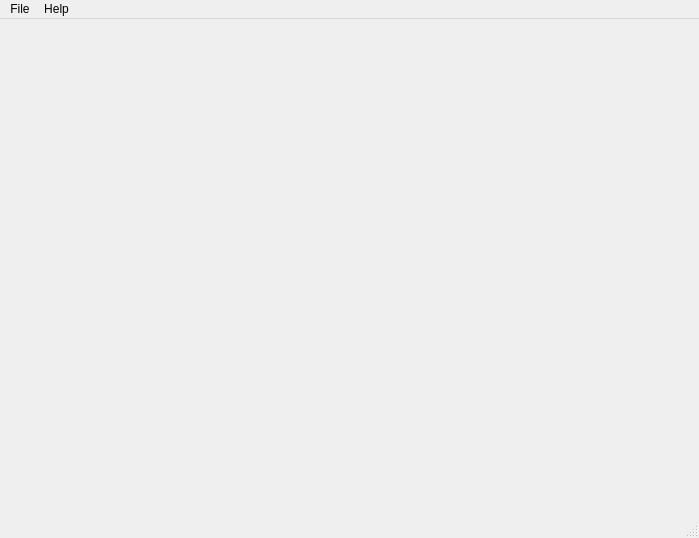
<?xml version="1.0" encoding="UTF-8"?>
<ui version="4.0">
 <class>MainWindow</class>
 <widget class="QMainWindow" name="MainWindow">
  <property name="geometry">
   <rect>
    <x>0</x>
    <y>0</y>
    <width>699</width>
    <height>538</height>
   </rect>
  </property>
  <property name="windowTitle">
   <string>MainWindow</string>
  </property>
  <property name="styleSheet">
   <string notr="true">QSlider::handle:horizontal {
	height: 18px;
}
QSlider::groove:horizontal {
	height: 18px;
}</string>
  </property>
  <widget class="QWidget" name="centralwidget"/>
  <widget class="QMenuBar" name="menubar">
   <property name="geometry">
    <rect>
     <x>0</x>
     <y>0</y>
     <width>699</width>
     <height>21</height>
    </rect>
   </property>
   <widget class="QMenu" name="menuFile">
    <property name="title">
     <string>File</string>
    </property>
    <widget class="QMenu" name="menuOpen">
     <property name="title">
      <string>Open</string>
     </property>
     <addaction name="actionFile"/>
     <addaction name="actionURL"/>
    </widget>
    <addaction name="menuOpen"/>
    <addaction name="actionClose"/>
    <addaction name="separator"/>
    <addaction name="actionExit"/>
   </widget>
   <widget class="QMenu" name="menuHelp">
    <property name="title">
     <string>Help</string>
    </property>
    <addaction name="actionAbout"/>
    <addaction name="actionAbout_Qt"/>
   </widget>
   <addaction name="menuFile"/>
   <addaction name="menuHelp"/>
  </widget>
  <widget class="QStatusBar" name="statusbar"/>
  <action name="actionClose">
   <property name="text">
    <string>Close</string>
   </property>
   <property name="shortcut">
    <string>Ctrl+C</string>
   </property>
  </action>
  <action name="actionExit">
   <property name="text">
    <string>Exit</string>
   </property>
   <property name="shortcut">
    <string>Esc</string>
   </property>
  </action>
  <action name="actionAbout">
   <property name="text">
    <string>About</string>
   </property>
   <property name="shortcut">
    <string>F1</string>
   </property>
  </action>
  <action name="actionFile">
   <property name="text">
    <string>File...</string>
   </property>
   <property name="shortcut">
    <string>Ctrl+F</string>
   </property>
  </action>
  <action name="actionURL">
   <property name="text">
    <string>URL...</string>
   </property>
   <property name="shortcut">
    <string>Ctrl+U</string>
   </property>
  </action>
  <action name="actionAbout_Qt">
   <property name="text">
    <string>About Qt</string>
   </property>
   <property name="shortcut">
    <string>F2</string>
   </property>
  </action>
 </widget>
 <resources/>
 <connections/>
</ui>
